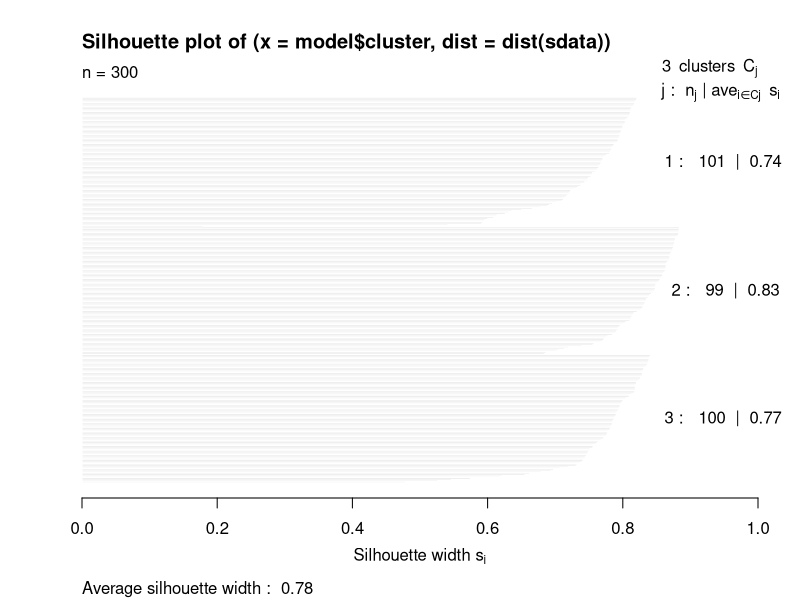
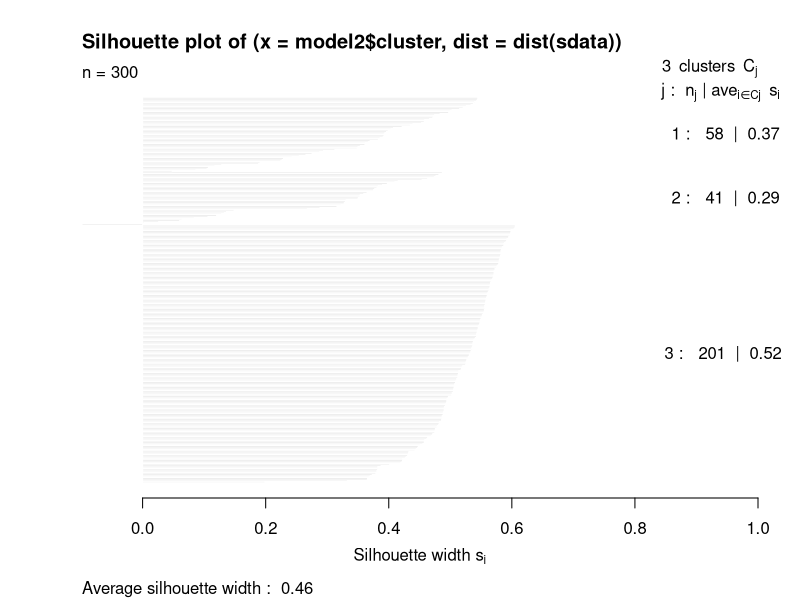

These figures' R source, in order:
rm(list=ls())

sdata = read.csv("sdata.txt")
library(cluster)

#Question 1
x=c(-4,0,4)
y=c(10,0,10)
centers = data.frame(x,y)
model <- kmeans(sdata, centers)
model$tot.withinss

#Question 2
model$betweenss

#Question 3
model_silhouette = silhouette(model$cluster, dist(sdata))
plot(model_silhouette)
mean_silhouette = mean(model_silhouette[,3])

#Question 4
x2=c(-2,2,0)
y2=c(0,0,10)
centers2 = data.frame(x2,y2)
model2 <- kmeans(sdata, centers2)

model_silhouette2 = silhouette(model2$cluster, dist(sdata))
plot(model_silhouette2)
mean_silhouette2 = mean(model_silhouette2[,3])

which.max(c(mean_silhouette, mean_silhouette2))